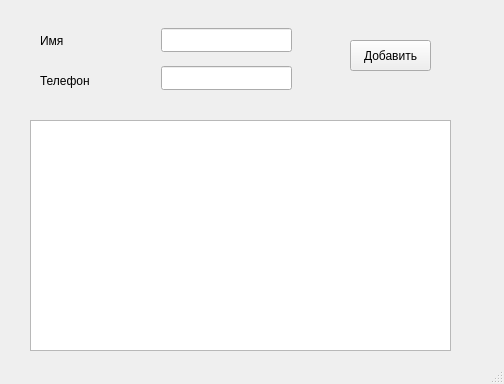
<?xml version="1.0" encoding="UTF-8"?>
<ui version="4.0">
 <class>MainWindow</class>
 <widget class="QMainWindow" name="MainWindow">
  <property name="geometry">
   <rect>
    <x>0</x>
    <y>0</y>
    <width>504</width>
    <height>384</height>
   </rect>
  </property>
  <property name="windowTitle">
   <string>MainWindow</string>
  </property>
  <widget class="QWidget" name="centralwidget">
   <widget class="QLabel" name="label">
    <property name="geometry">
     <rect>
      <x>40</x>
      <y>30</y>
      <width>31</width>
      <height>21</height>
     </rect>
    </property>
    <property name="styleSheet">
     <string notr="true">font: 10pt &quot;MS Shell Dlg 2&quot;;</string>
    </property>
    <property name="text">
     <string>Имя</string>
    </property>
   </widget>
   <widget class="QLabel" name="label_2">
    <property name="geometry">
     <rect>
      <x>40</x>
      <y>70</y>
      <width>69</width>
      <height>21</height>
     </rect>
    </property>
    <property name="styleSheet">
     <string notr="true">font: 10pt &quot;MS Shell Dlg 2&quot;;</string>
    </property>
    <property name="text">
     <string>Телефон</string>
    </property>
   </widget>
   <widget class="QPushButton" name="pushButton">
    <property name="geometry">
     <rect>
      <x>350</x>
      <y>40</y>
      <width>81</width>
      <height>31</height>
     </rect>
    </property>
    <property name="text">
     <string>Добавить</string>
    </property>
   </widget>
   <widget class="QListWidget" name="listWidget">
    <property name="geometry">
     <rect>
      <x>30</x>
      <y>120</y>
      <width>421</width>
      <height>231</height>
     </rect>
    </property>
   </widget>
   <widget class="QLineEdit" name="lineEdit_2">
    <property name="geometry">
     <rect>
      <x>161</x>
      <y>28</y>
      <width>131</width>
      <height>24</height>
     </rect>
    </property>
   </widget>
   <widget class="QLineEdit" name="lineEdit">
    <property name="geometry">
     <rect>
      <x>161</x>
      <y>66</y>
      <width>131</width>
      <height>24</height>
     </rect>
    </property>
   </widget>
  </widget>
  <widget class="QStatusBar" name="statusbar"/>
 </widget>
 <resources/>
 <connections/>
</ui>
